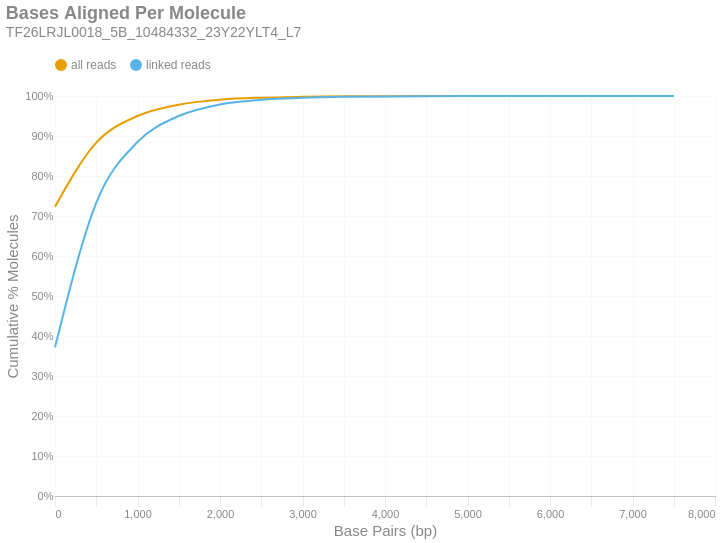

Write notebook code for a chart like this one.
### Markdown cell above
### Bases Aligned Per Molecule
This is a cumulative frequency distribution showing the number of base pairs aligned per unique molecule. These data are shown in 500 bp bins. There are two distributions: one with `all reads` (yellow) and another with only `linked reads` (blue). The percent of molecules in the `linked reads` distribution is relative to the total number of linked molecules.

### Code cell
if SKIPLR:
    print_html(f"Skipped")
else:
    binned_df = consolidated_hist(valids['aligned_bp'], mask, 500, True)
    with SafeRender(binned_df):
        (
            density_plot(binned_df, 'Bases Aligned Per Molecule', samplename, 'basesper')
            .encode(
                x=alt.X('bin:Q', title="Base Pairs (bp)").axis(tickMinStep=500).scale(padding=0),
                y=alt.Y('value:Q', title='Cumulative % Molecules')
                    .axis(format='%')
                    .scale(domain = [0,1])
                    .stack(False),
                color=alt.Color("key:N").scale(domain = ["all reads", "linked reads"]),
                tooltip = [
                    alt.Tooltip("key:N", title = "Data Type"),
                    alt.Tooltip("range_label:N", title="Bases Aligned Per Molecule"),
                    alt.Tooltip("value:Q", format = ".2%", title="% Molecules (Cum.)")
                ]
            )
        ).display()

### Figure 1 — Vega-Lite specification as saved in the notebook (floating-point values rounded to 4 significant figures)
{"width": "container", "height": 400, "config": {"title": {"anchor": "start", "dy": -15, "fontSize": 18, "color": "#888888", "subtitleColor": "#888888", "subtitleFontSize": 14}, "arc": {"fill": "#0072B2"}, "axis": {"domainColor": "#888888", "domainWidth": 0.5, "gridWidth": 0.2, "grid": false, "titleFontWeight": 400, "titleFontSize": 15, "labelFontSize": 11, "labelColor": "#888888", "tickColor": "#888888", "tickWidth": 0.2, "titleColor": "#888888"}, "axisBand": {"grid": false}, "axisX": {"grid": true, "tickSize": 10, "domainCap": "round"}, "axisY": {"domain": false, "grid": true, "tickSize": 0, "domainCap": "round"}, "background": "transparent", "header": {"labelFontSize": 15, "labelColor": "#888888", "titleFontSize": 15, "titleFontWeight": 600, "titleColor": "#888888"}, "legend": {"labelFont": "sans-serif", "labelFontSize": 12, "labelColor": "#888888", "symbolSize": 100, "symbolType": "circle", "titleFontSize": 12, "titlePadding": 10, "titleColor": "#888888", "title": null, "orient": "top"}, "range": {"category": ["#E69F00", "#56B4E9", "#009E73", "#F0E442", "#0072B2", "#D55E00", "#CC79A7", "#000000"], "diverging": ["#cfe8f3", "#a2d4ec", "#73bfe2", "#46abdb", "#1696d2", "#12719e"]}, "area": {"fill": "#0072B2", "fillOpacity": 0.7, "line": true, "strokeOpacity": 0.7}, "line": {"color": "#0072B2", "stroke": "#0072B2", "strokeWidth": 2}, "trail": {"color": "#0072B2", "stroke": "#0072B2", "strokeWidth": 0, "size": 1}, "point": {"filled": true, "fillOpacity": 1.0, "size": 95}, "text": {"color": "#888888", "fontSize": 11, "align": "right", "fontWeight": 400, "size": 11}, "bar": {"fill": "#0072B2", "stroke": null}, "view": {"stroke": null, "continuousWidth": 660, "continuousHeight": 400}}, "data": {"name": "data-46c883fdd7045ea14c175ddac3e873b5"}, "mark": {"type": "line", "interpolate": "monotone", "point": {"opacity": 0, "size": 275}}, "encoding": {"color": {"field": "key", "scale": {"domain": ["all reads", "linked reads"]}, "type": "nominal"}, "tooltip": [{"field": "key", "title": "Data Type", "type": "nominal"}, {"field": "range_label", "title": "Bases Aligned Per Molecule", "type": "nominal"}, {"field": "value", "format": ".2%", "title": "% Molecules (Cum.)", "type": "quantitative"}], "x": {"axis": {"tickMinStep": 500}, "field": "bin", "scale": {"padding": 0}, "title": "Base Pairs (bp)", "type": "quantitative"}, "y": {"axis": {"format": "%"}, "field": "value", "scale": {"domain": [0, 1]}, "stack": false, "title": "Cumulative % Molecules", "type": "quantitative"}}, "params": [{"name": "param_c36ac31b6afebe62", "select": {"type": "point", "fields": ["key"]}, "bind": "legend"}], "title": {"text": "Bases Aligned Per Molecule", "subtitle": "TF26LRJL0018_5B_10484332_23Y22YLT4_L7"}, "transform": [{"fold": ["all reads (cumsum)", "linked reads (cumsum)"]}, {"calculate": "replace(datum.key, ' (cumsum)', '')", "as": "key"}, {"filter": {"param": "param_c36ac31b6afebe62"}}], "usermeta": {"embedOptions": {"downloadFileName": "TF26LRJL0018_5B_10484332_23Y22YLT4_L7.basesper"}}, "$schema": "https://vega.github.io/schema/vega-lite/v6.4.1.json", "datasets": {"data-46c883fdd7045ea14c175ddac3e873b5": [{"bin": "0.0", "interval": "0.0-500.0", "all reads": 0.723, "linked reads": 0.3716, "all reads (cumsum)": 0.723, "linked reads (cumsum)": 0.3716, "range_label": "0-499"}, {"bin": "500.0", "interval": "500.0-1000.0", "all reads": 0.1605, "linked reads": 0.3615, "all reads (cumsum)": 0.8836, "linked reads (cumsum)": 0.7331, "range_label": "500-999"}, {"bin": "1000.0", "interval": "1000.0-1500.0", "all reads": 0.06637, "linked reads": 0.1518, "all reads (cumsum)": 0.9499, "linked reads (cumsum)": 0.8849, "range_label": "1000-1499"}, {"bin": "1500.0", "interval": "1500.0-2000.0", "all reads": 0.02833, "linked reads": 0.0651, "all reads (cumsum)": 0.9783, "linked reads (cumsum)": 0.95, "range_label": "1500-1999"}, {"bin": "2000.0", "interval": "2000.0-2500.0", "all reads": 0.01257, "linked reads": 0.02891, "all reads (cumsum)": 0.9908, "linked reads (cumsum)": 0.9789, "range_label": "2000-2499"}, {"bin": "2500.0", "interval": "2500.0-3000.0", "all reads": 0.00501, "linked reads": 0.01153, "all reads (cumsum)": 0.9958, "linked reads (cumsum)": 0.9904, "range_label": "2500-2999"}, {"bin": "3000.0", "interval": "3000.0-3500.0", "all reads": 0.002153, "linked reads": 0.004956, "all reads (cumsum)": 0.998, "linked reads (cumsum)": 0.9954, "range_label": "3000-3499"}, {"bin": "3500.0", "interval": "3500.0-4000.0", "all reads": 0.001077, "linked reads": 0.00248, "all reads (cumsum)": 0.9991, "linked reads (cumsum)": 0.9979, "range_label": "3500-3999"}, {"bin": "4000.0", "interval": "4000.0-4500.0", "all reads": 0.0005102, "linked reads": 0.001175, "all reads (cumsum)": 0.9996, "linked reads (cumsum)": 0.999, "range_label": "4000-4499"}, {"bin": "4500.0", "interval": "4500.0-5000.0", "all reads": 0.0002082, "linked reads": 0.0004793, "all reads (cumsum)": 0.9998, "linked reads (cumsum)": 0.9995, "range_label": "4500-4999"}, {"bin": "5000.0", "interval": "5000.0-5500.0", "all reads": 0.0001041, "linked reads": 0.0002397, "all reads (cumsum)": 0.9999, "linked reads (cumsum)": 0.9998, "range_label": "5000-5499"}, {"bin": "5500.0", "interval": "5500.0-6000.0", "all reads": 6.23e-05, "linked reads": 0.0001434, "all reads (cumsum)": 1.0, "linked reads (cumsum)": 0.9999, "range_label": "5500-5999"}, {"bin": "6000.0", "interval": "6000.0-6500.0", "all reads": 2.839e-05, "linked reads": 6.536e-05, "all reads (cumsum)": 1.0, "linked reads (cumsum)": 1.0, "range_label": "6000-6499"}, {"bin": "6500.0", "interval": "6500.0-7000.0", "all reads": 1.104e-05, "linked reads": 2.542e-05, "all reads (cumsum)": 1.0, "linked reads (cumsum)": 1.0, "range_label": "6500-6999"}, {"bin": "7000.0", "interval": "7000.0-7500.0", "all reads": 4.732e-06, "linked reads": 1.089e-05, "all reads (cumsum)": 1.0, "linked reads (cumsum)": 1.0, "range_label": "7000-7499"}, {"bin": "7500.0", "interval": "7500.0-8000.0", "all reads": 1.577e-06, "linked reads": 3.631e-06, "all reads (cumsum)": 1.0, "linked reads (cumsum)": 1.0, "range_label": "7500-7999"}]}}
